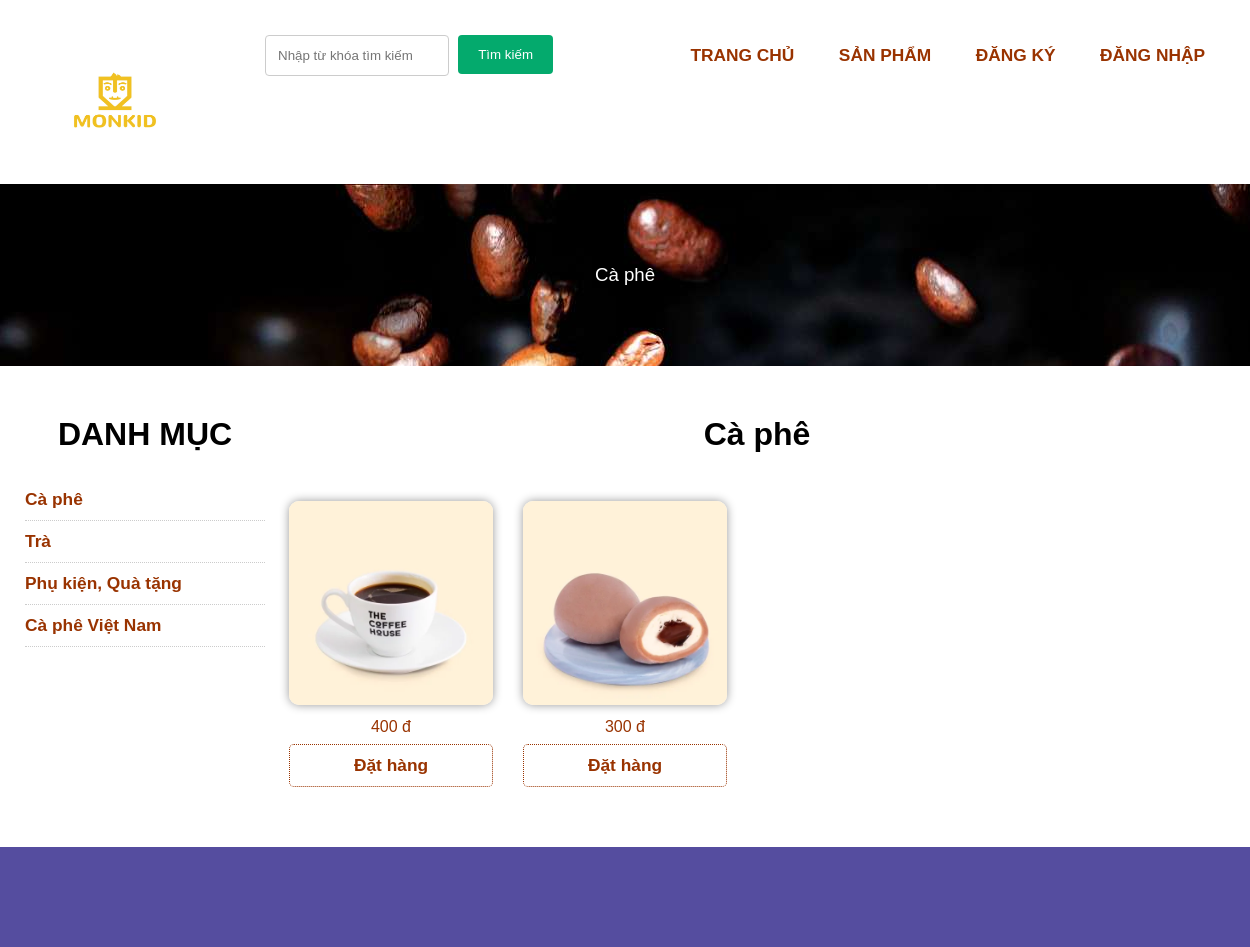
Page /index.php?pg=sanpham&iddm=3 on the committed database.
### tables this page shows
CREATE TABLE `danhmuc` (
  `id` int(4) NOT NULL,
  `name` varchar(50) NOT NULL,
  `home` tinyint(1) NOT NULL DEFAULT 0,
  `stt` tinyint(1) NOT NULL DEFAULT 0
);

CREATE TABLE `sanpham` (
  `id` int(4) NOT NULL,
  `name` varchar(100) NOT NULL,
  `img` varchar(200) NOT NULL,
  `price` int(6) NOT NULL,
  `view` int(9) NOT NULL DEFAULT 0,
  `hide` tinyint(1) NOT NULL DEFAULT 0,
  `dacbiet` tinyint(1) NOT NULL DEFAULT 0,
  `bestseller` tinyint(1) NOT NULL DEFAULT 0,
  `iddm` int(4) NOT NULL
);

### dao/pdo.php (called while the page is built, shortened)
<?php
function pdo_get_connection(){
    $dburl = "mysql:host=localhost;dbname=duan1;charset=utf8";
    $username = 'root';
    $password = '';
    $conn = new PDO($dburl, $username, $password);
    $conn->setAttribute(PDO::ATTR_ERRMODE, PDO::ERRMODE_EXCEPTION);
    return $conn;
}
function pdo_query($sql){
    $sql_args = array_slice(func_get_args(), 1);
    try{
        $conn = pdo_get_connection();
        $stmt = $conn->prepare($sql);
        $stmt->execute($sql_args);
        $rows = $stmt->fetchAll();
        return $rows;
    }
    catch(PDOException $e){
        throw $e;
    }
    finally{
        unset($conn);
    }
}
function pdo_query_one($sql){
    $sql_args = array_slice(func_get_args(), 1);
    try{
        $conn = pdo_get_connection();
        $stmt = $conn->prepare($sql);
        $stmt->execute($sql_args);
        $row = $stmt->fetch(PDO::FETCH_ASSOC);
        return $row;
    }
    catch(PDOException $e){
        throw $e;
    }
    finally{
        unset($conn);
    }
}

### dao/sanpham.php (the view, shortened to what this page needs)
<?php
require_once 'pdo.php';
function get_dssp_view($limi){
    $sql = "SELECT * FROM sanpham ORDER BY view DESC limit ".$limi;
    return pdo_query($sql);
}
function get_dssp($kyw,$iddm,$limi){
    $sql = "SELECT * FROM sanpham WHERE 1";
    if($iddm>0){
        $sql .=" AND iddm=".$iddm;
    }
    $sql .= " ORDER BY id DESC limit ".$limi;
    return pdo_query($sql);
}
function showsp($dssp){
    $html_dssp='';
    foreach ($dssp as $sp) {
        extract($sp);
        if($bestseller==1){
            $best='<div class="best"></div>';
        }else{
            $best='';
        }
        $html_dssp.='<div class="box25 mr15">
                            '.$best.'
                            <a href="index.php?pg=sanphamchitiet&id='.$id.'">
                                <img src="uploads/'.$img.'" alt="">
                            </a>
                            <span class="price">'.$price.' đ</span>
                            <form action="index.php?pg=addcart" method="post">
                                <input type="hidden" name="idpro" value="'.$id.'">
                                <input type="hidden" name="name" value="'.$name.'">
                                <input type="hidden" name="img" value="'.$img.'">
                                <input type="hidden" name="price" value="'.$price.'">
                                <input type="hidden" name="soluong" value="1">
                                <button type="submit" name="addcart">Đặt hàng</button>
                            </form>
                        </div>';
    }
    return $html_dssp;
}

### dao/danhmuc.php (shortened to what this page needs)
<?php
require_once 'pdo.php';
function danhmuc_all(){
    $sql = "SELECT * FROM danhmuc ORDER BY stt DESC";
    return pdo_query($sql);
}
function showdm($dsdm){
    $html_dm='';
    foreach ($dsdm as $dm) {
        extract($dm);
        $link='index.php?pg=sanpham&iddm='.$id;
        $html_dm.='<a href="'.$link.'">'.$name.'</a>';
    }
    return $html_dm;
}
function get_name_dm($id){
    $sql = "SELECT name FROM danhmuc WHERE id=".$id;
    $kq=pdo_query_one($sql);
    return $kq["name"];
}

### view/sanpham.php
<?php
    $html_dm=showdm($dsdm);
    $html_dssp=showsp($dssp);
    if($titlepage!="") $title=$titlepage;
    else $title="SẢN PHẨM";
?>
<div class="containerfull">
        <div class="bgbanner"><?=$title?></div>
    </div>
    <section class="containerfull">
        <div class="container">
            <div class="boxleft mr2pt menutrai">
                <h1>DANH MỤC</h1><br><br>
                <?=$html_dm;?>
            </div>
            <div class="boxright">
                <h1><?=$title?></h1><br>
                <div class="containerfull mr30">
                    <?=$html_dssp;?>
                </div>
            </div>
        </div>
    </section>

### layout/css/style.css (style rules this page uses)
body { margin: 0; font-family: Arial, Helvetica, sans-serif; }
.containerfull, .row { float: left; width: 100%; }
.containerfull img, .boxleft img, .boxright img, .boxnews { width: 100%; }
.container { width: 1200px; margin: 0 auto; }
.box25 { float: left; width: 25%; width: calc(25% - 30px); position: relative; }
.box50 img, .box25 img { width: 100%; border-radius: 10px; box-shadow: 0px 0px 10px #999999; }
section, .mr30 { margin: 30px 0px; }
.mr15 { margin-right: 30px; }
.mr2pt { margin-right: 2%; }
.boxleft { float: left; width: 45%; }
.boxright { float: left; width: 48%; }
button { color: #993300; font-size: 13pt; font-weight: bold; width: 100%; border: 1px #993300 dotted; border-radius: 5px; padding: 10px 0px; background-color: #ffffff; }
h1 { text-align: center; font-size: 24pt; margin: 0px; }
.price { text-align: center; color: #993300; font-size: 12pt; float: left; width: 100%; padding: 8px 0px; }
a { color: #993300; font-size: 13pt; font-weight: bold; text-decoration: none; }
.boxleft { float: left; width: 20%; }
.boxright { float: left; width: 78%; }
.menutrai a { display: block; width: 100%; color: #993300; font-size: 13pt; font-weight: bold; text-decoration: none; margin-bottom: 10px; padding-bottom: 10px; border-bottom: 1px #ccc dotted; }
.bgbanner { float: left; width: 100%; padding: 80px 0px; text-align: center; background-image: url("../images/bgpage.jpg"); font-size: 14pt; color: #ffffff; }
.container { border-radius: 5px; padding: 20px; }

### rows in the picture
danhmuc: name "Cà phê"
danhmuc: name "Trà"
danhmuc: name "Phụ kiện, Quà tặng"
danhmuc: name "Cà phê Việt Nam"
sanpham: img (picture), price "400"
sanpham: img (picture), price "300"
